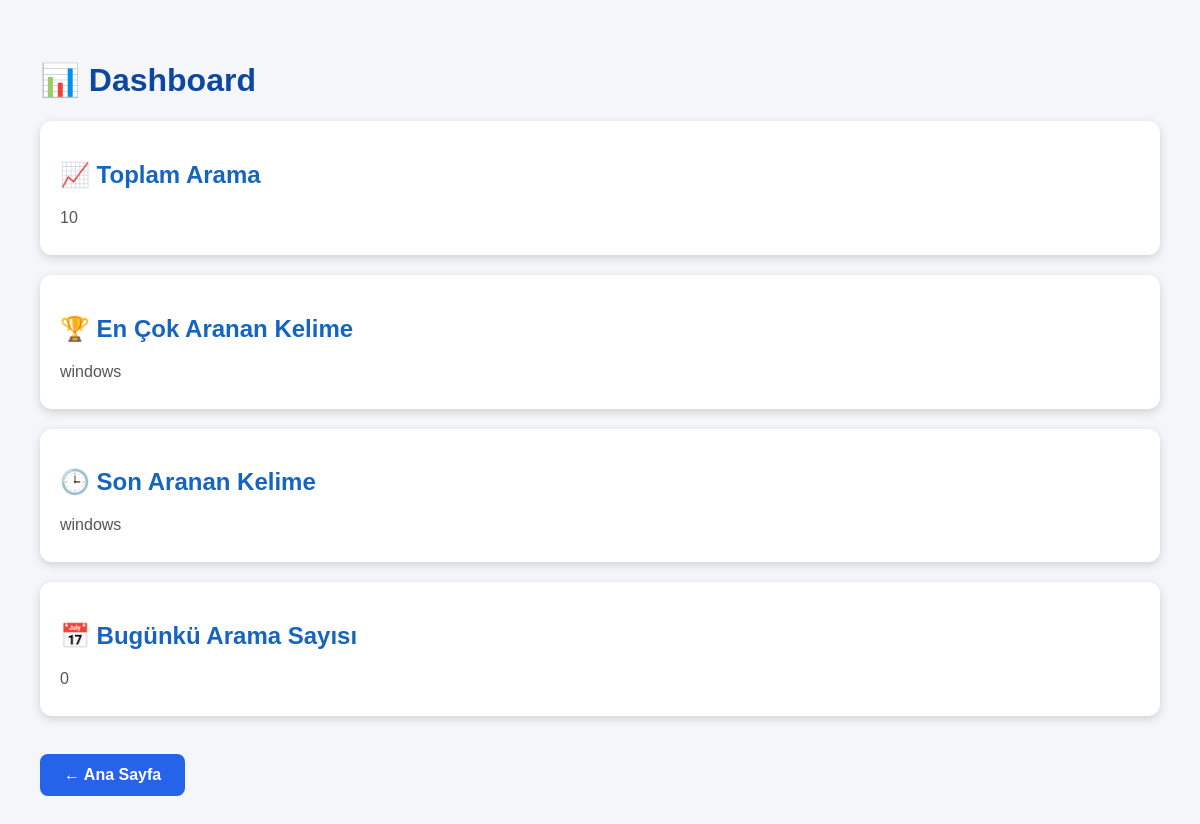
The app's page /dashboard, older data.
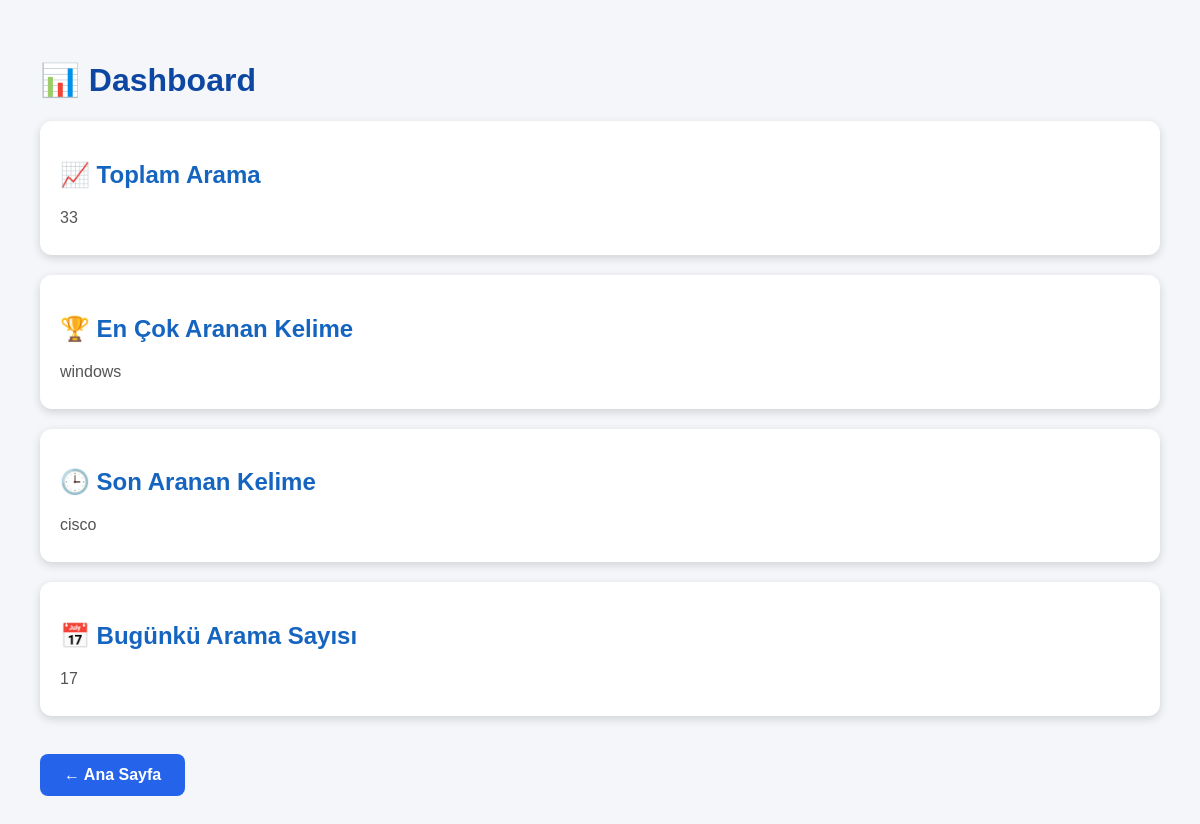
The same page, newer data.
### tables this page shows
CREATE TABLE searches (
            id INTEGER PRIMARY KEY AUTOINCREMENT,
            keyword TEXT NOT NULL,
            search_date TIMESTAMP DEFAULT CURRENT_TIMESTAMP
        );

### main.py (the view)
@app.route("/dashboard")
def dashboard():
    total = total_searches()
    top = most_searched()
    last = last_search()
    today = today_searches()
    return render_template(
        "dashboard.html",
        total=total,
        top=top,
        last=last,
        today=today
    )

### database.py (called while the page is built)
def total_searches():
    conn = sqlite3.connect(DB_NAME)
    cursor = conn.cursor()
    cursor.execute("SELECT COUNT(*) FROM searches")
    total = cursor.fetchone()[0]
    conn.close()
    return total

def most_searched():
    conn = sqlite3.connect(DB_NAME)
    cursor = conn.cursor()
    cursor.execute("""
        SELECT keyword, COUNT(*)
        FROM searches
        GROUP BY keyword
        ORDER BY COUNT(*) DESC
        LIMIT 1
    """)
    result = cursor.fetchone()
    conn.close()
    if result:
        return result[0]
    return "Yok"

def last_search():
    conn = sqlite3.connect(DB_NAME)
    cursor = conn.cursor()
    cursor.execute("""
        SELECT keyword
        FROM searches
        ORDER BY id DESC
        LIMIT 1
    """)
    result = cursor.fetchone()
    conn.close()
    if result:
        return result[0]
    return "Yok"

def today_searches():
    conn = sqlite3.connect(DB_NAME)
    cursor = conn.cursor()
    cursor.execute("""
        SELECT COUNT(*)
        FROM searches
        WHERE DATE(search_date)=DATE('now')
    """)
    total = cursor.fetchone()[0]
    conn.close()
    return total

### templates/dashboard.html (shortened to what this page needs)
<!DOCTYPE html>
<html lang="tr">
<head>
    <link rel="stylesheet"
          href="{{ url_for('static', filename='css/style.css') }}">
</head>
<body>
<div class="container">
    <h1>📊 Dashboard</h1>
    <div class="card">
        <h2>📈 Toplam Arama</h2>
        <p>{{ total }}</p>
    </div>
    <div class="card">
        <h2>🏆 En Çok Aranan Kelime</h2>
        <p>{{ top }}</p>
    </div>
    <div class="card">
        <h2>🕒 Son Aranan Kelime</h2>
        <p>{{ last }}</p>
    </div>
    <div class="card">
        <h2>📅 Bugünkü Arama Sayısı</h2>
        <p>{{ today }}</p>
    </div>
    <br>
    <a class="history-button" href="/">
        ← Ana Sayfa
    </a>
</div>
</body>
</html>

Row changes from the older to the newer data that the page shows:
no longer on this page (row unchanged): searches: keyword "windows"
added searches: keyword "cisco"
Text that changed along with them:
{{ total }}: "10" → "33"
{{ today }}: "0" → "17"
